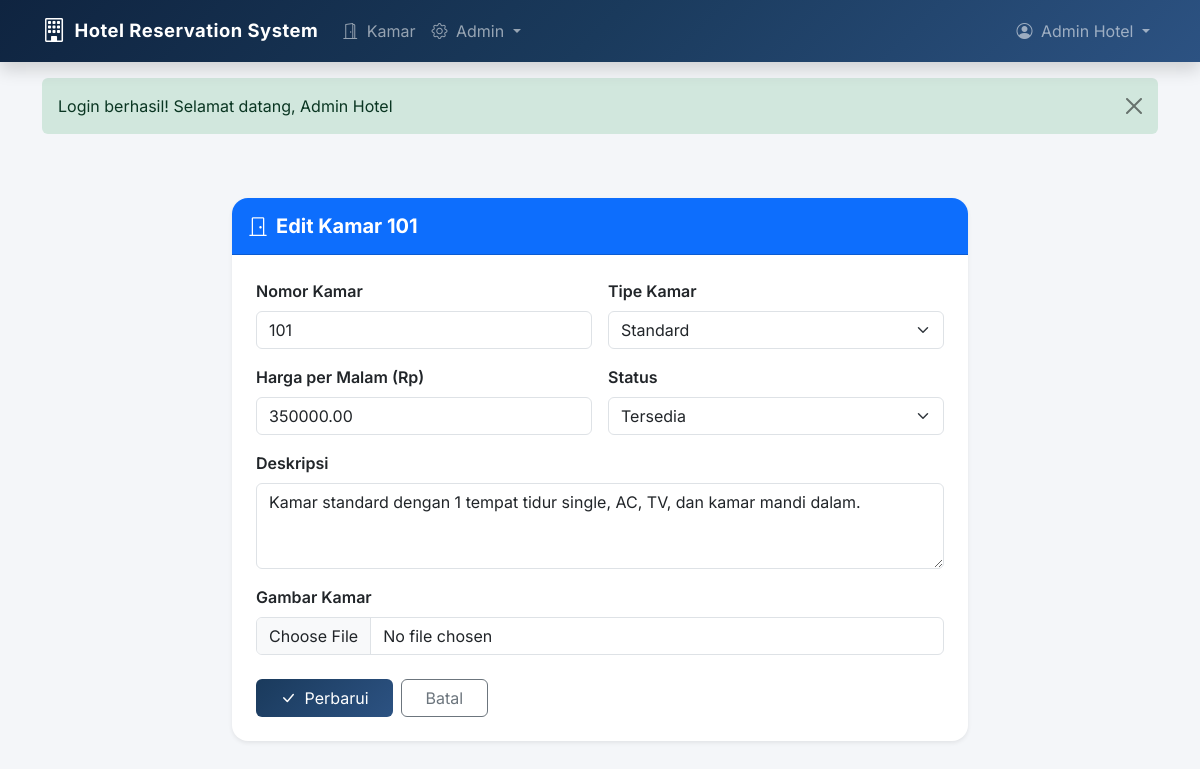
Screenshot of /public/admin/rooms/edit/1 (signed in) with the database file from the repository.
### tables this page shows
CREATE TABLE rooms (
    id_room      INT AUTO_INCREMENT PRIMARY KEY,
    nomor_kamar  VARCHAR(10) NOT NULL UNIQUE,
    tipe_kamar   VARCHAR(50) NOT NULL COMMENT 'standard, deluxe, suite',
    harga        DECIMAL(12,2) NOT NULL,
    status       ENUM('tersedia', 'terisi', 'maintenance') DEFAULT 'tersedia',
    deskripsi    TEXT,
    gambar       VARCHAR(255) DEFAULT NULL,
    created_at   DATETIME DEFAULT CURRENT_TIMESTAMP
);

### app/controllers/RoomController.php (called while the page is built, shortened)
<?php
class RoomController extends Controller
{
    public function editForm($id)
    {
        $roomModel = $this->model('Room');
        $room = $roomModel->findById($id);
        $this->view('rooms/form', ['room' => $room, 'action' => 'edit']);
    }
}

### public/index.php (called while the page is built, shortened)
<?php
require_once __DIR__ . '/../app/core/Database.php';
require_once __DIR__ . '/../app/core/App.php';
require_once __DIR__ . '/../app/core/Controller.php';
App::run();

### app/core/Database.php (called while the page is built, shortened)
<?php
class Database
{
    private static $instance = null;
    private $pdo;
    private $stmt;
    private function __construct()
    {
        $dsn = 'mysql:host=' . DB_HOST . ';dbname=' . DB_NAME . ';charset=utf8mb4';
        $options = [
            PDO::ATTR_ERRMODE            => PDO::ERRMODE_EXCEPTION,
            PDO::ATTR_DEFAULT_FETCH_MODE => PDO::FETCH_OBJ,
            PDO::ATTR_EMULATE_PREPARES   => false,
        ];
        try {
            $this->pdo = new PDO($dsn, DB_USER, DB_PASS, $options);
        } catch (PDOException $e) {
            die('Koneksi database gagal: ' . $e->getMessage());
        }
    }
    public static function getInstance()
    {
        if (self::$instance === null) {
            self::$instance = new self();
        }
        return self::$instance;
    }
    public function query($sql)
    {
        $this->stmt = $this->pdo->prepare($sql);
        return $this;
    }
    public function bind($param, $value, $type = null)
    {
        if (is_null($type)) {
            switch (true) {
                default:                $type = PDO::PARAM_STR;  break;
            }
        }
        $this->stmt->bindValue($param, $value, $type);
        return $this;
    }
    public function execute()
    {
        return $this->stmt->execute();
    }
    public function single()
    {
        $this->execute();
        return $this->stmt->fetch();
    }
}

### app/models/Room.php (called while the page is built, shortened)
<?php
class Room
{
    private $db;
    public function __construct()
    {
        $this->db = Database::getInstance();
    }
    public function findById($id)
    {
        $this->db->query("SELECT * FROM rooms WHERE id_room = :id");
        $this->db->bind(':id', $id);
        return $this->db->single();
    }
}

### app/views/rooms/form.php (the view, shortened to what this page needs)
<?php
$isEdit = isset($room) && $room !== null;
$pageTitle = $isEdit ? 'Edit Kamar ' . $room->nomor_kamar : 'Tambah Kamar Baru';
?>
<?php require_once __DIR__ . '/../layouts/header.php'; ?>
<?php require_once __DIR__ . '/../layouts/navbar.php'; ?>
<div class="container py-5">
    <div class="row justify-content-center">
        <div class="col-lg-8">
            <div class="card border-0 shadow-sm rounded-4">
                <div class="card-header bg-primary text-white rounded-top-4 py-3">
                    <h5 class="mb-0 fw-bold"><i class="bi bi-door-closed me-2"></i><?= $pageTitle ?></h5>
                </div>
                <div class="card-body p-4">
                    <form method="POST" enctype="multipart/form-data"
                          action="<?= $isEdit ? BASE_URL . '/admin/rooms/update/' . $room->id_room : BASE_URL . '/admin/rooms/store' ?>">
                        <div class="row g-3">
                            <div class="col-md-6">
                                <label for="nomor_kamar" class="form-label fw-semibold">Nomor Kamar</label>
                                <input type="text" class="form-control" id="nomor_kamar" name="nomor_kamar"
                                       value="<?= $isEdit ? htmlspecialchars($room->nomor_kamar) : '' ?>" required>
                            </div>
                            <div class="col-md-6">
                                <label for="tipe_kamar" class="form-label fw-semibold">Tipe Kamar</label>
                                <select class="form-select" id="tipe_kamar" name="tipe_kamar" required>
                                    <?php foreach (['Standard', 'Deluxe', 'Suite'] as $tipe): ?>
                                    <option value="<?= $tipe ?>" <?= ($isEdit && $room->tipe_kamar === $tipe) ? 'selected' : '' ?>>
                                        <?= $tipe ?>
                                    </option>
                                    <?php endforeach; ?>
                                </select>
                            </div>
                            <div class="col-md-6">
                                <label for="harga" class="form-label fw-semibold">Harga per Malam (Rp)</label>
                                <input type="number" class="form-control" id="harga" name="harga"
                                       value="<?= $isEdit ? $room->harga : '' ?>" min="0" required>
                            </div>
                            <div class="col-md-6">
                                <label for="status" class="form-label fw-semibold">Status</label>
                                <select class="form-select" id="status" name="status" required>
                                    <?php foreach (['tersedia', 'terisi', 'maintenance'] as $s): ?>
                                    <option value="<?= $s ?>" <?= ($isEdit && $room->status === $s) ? 'selected' : '' ?>>
                                        <?= ucfirst($s) ?>
                                    </option>
                                    <?php endforeach; ?>
                                </select>
                            </div>
                            <div class="col-12">
                                <label for="deskripsi" class="form-label fw-semibold">Deskripsi</label>
                                <textarea class="form-control" id="deskripsi" name="deskripsi" rows="3"><?= $isEdit ? htmlspecialchars($room->deskripsi) : '' ?></textarea>
                            </div>
                            <div class="col-12">
                                <label for="gambar" class="form-label fw-semibold">Gambar Kamar</label>
                                <input type="file" class="form-control" id="gambar" name="gambar" accept="image/*">
                            </div>
                        </div>
                        <div class="d-flex gap-2 mt-4">
                            <button type="submit" class="btn btn-primary px-4">
                                <i class="bi bi-check-lg me-1"></i> <?= $isEdit ? 'Perbarui' : 'Simpan' ?>
                            </button>
                            <a href="<?= BASE_URL ?>/admin/rooms" class="btn btn-outline-secondary px-4">Batal</a>
                        </div>
                    </form>
                </div>
            </div>
        </div>
    </div>
</div>
<?php require_once __DIR__ . '/../layouts/footer.php'; ?>

### app/core/App.php (shortened to what this page needs)
<?php
class App
{
    private static $routes = [];
    public static function get($path, $action)
    {
        self::$routes['GET'][$path] = $action;
    }
    public static function post($path, $action)
    {
        self::$routes['POST'][$path] = $action;
    }
    public static function run()
    {
        $url = isset($_GET['url']) ? '/' . trim($_GET['url'], '/') : '/';
        $method = $_SERVER['REQUEST_METHOD'];
        if (isset(self::$routes[$method])) {
            foreach (self::$routes[$method] as $route => $action) {
                $pattern = preg_replace('/\{([a-zA-Z]+)\}/', '(\d+)', $route);
                $pattern = '#^' . $pattern . '$#';
                if (preg_match($pattern, $url, $matches)) {
                    array_shift($matches);
                    list($controllerName, $methodName) = explode('@', $action);
                    $controllerFile = __DIR__ . '/../controllers/' . $controllerName . '.php';
                    if (file_exists($controllerFile)) {
                        $controller = new $controllerName();
                        call_user_func_array([$controller, $methodName], $matches);
                        break;
                    }
                }
            }
        }
    }
}

### public/css/style.css (style rules this page uses)
:root { --primary: #1a3a5c; --primary-light: #2c5282; --primary-dark: #0f2440; --accent: #c9a84c; --accent-light: #e8d5a3; --success: #2d9f5c; --bg-light: #f4f6f9; --text-dark: #1a2332; --text-muted: #6b7a8d; --card-shadow: 0 2px 16px rgba(26, 58, 92, 0.08); --transition: all 0.3s ease; }
body { font-family: 'Inter', -apple-system, BlinkMacSystemFont, sans-serif; background-color: var(--bg-light); color: var(--text-dark); }
.btn-primary { background: linear-gradient(135deg, var(--primary) 0%, var(--primary-light) 100%); border: none; transition: var(--transition); }
.card { border-radius: 1rem; }
.rounded-4 { border-radius: 1rem !important; }
.rounded-top-4 { border-top-left-radius: 1rem !important; border-top-right-radius: 1rem !important; }

### rows the page displays
rooms: nomor_kamar "101", tipe_kamar "Standard", harga "350000.00", status "Tersedia", deskripsi "Kamar standard dengan 1 tempat tidur single, AC, TV, dan kamar mandi dalam."

### other values shown
$pageTitle "Edit Kamar 101"
